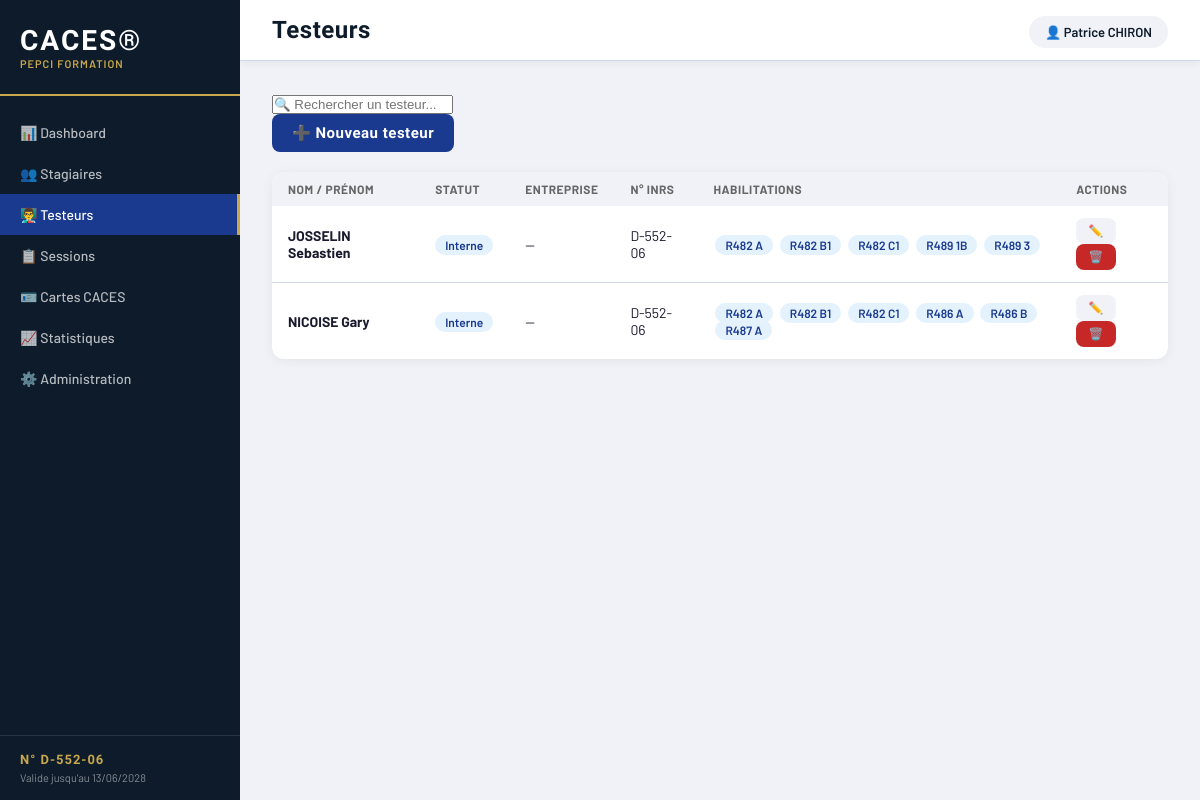
The page /testeurs on the database as committed earlier.
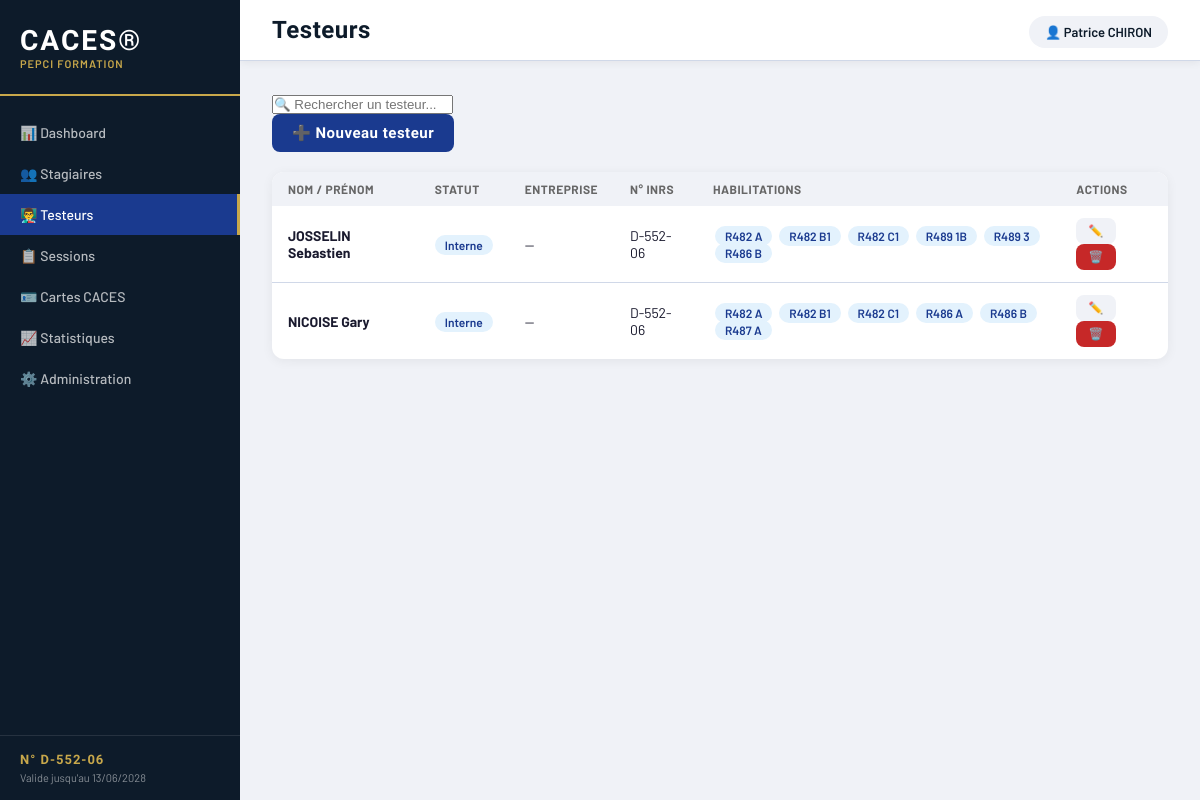
The same page on the database as committed later.
### app/models/testeur.py (models this page shows)
class Testeur(Base):
    __tablename__ = "testeurs"
    id = Column(Integer, primary_key=True, index=True)
    nom = Column(String(100), nullable=False)
    prenom = Column(String(100), nullable=False)
    email = Column(String(200), nullable=True)
    telephone = Column(String(20), nullable=True)
    photo = Column(String(500), nullable=True)
    statut = Column(String(20), default="interne")  # interne / independant / entreprise
    entreprise = Column(String(200), nullable=True)  # si entreprise ou indépendant
    numero_inrs = Column(String(50), nullable=True)
    date_habilitation = Column(Date, nullable=True)
    date_expiration_habilitation = Column(Date, nullable=True)
    visite_medicale = Column(Date, nullable=True)
    formation_continue = Column(Date, nullable=True)
    note = Column(Text, nullable=True)
    date_creation = Column(DateTime, default=datetime.utcnow)
    actif = Column(Boolean, default=True)

### app/models/habilitation_testeur.py (models this page shows)
class HabilitationTesteur(Base):
    __tablename__ = "habilitations_testeurs"
    id = Column(Integer, primary_key=True, index=True)
    testeur_id = Column(Integer, ForeignKey("testeurs.id"), nullable=False)
    testeur = relationship("Testeur")
    famille = Column(String(10), nullable=False)   # R482, R489...
    categorie = Column(String(10), nullable=False)  # A, B1, C1...
    option_pe = Column(Boolean, default=False)
    option_tel = Column(Boolean, default=False)
    date_integration = Column(Date, nullable=False)
    date_expiration = Column(Date, nullable=True)
    actif = Column(Boolean, default=True)

### app/main.py (the view)
@app.get("/testeurs")
def page_testeurs(request: Request):
    db = SessionLocal()
    liste = db.query(Testeur).filter(Testeur.actif == True).all()
    for t in liste:
        t.habilitations = db.query(HabilitationTesteur).filter(
            HabilitationTesteur.testeur_id == t.id,
            HabilitationTesteur.actif == True
        ).all()
    db.close()
    return templates.TemplateResponse(
        request=request,
        name="testeurs.html",
        context={
            "page": "testeurs",
            "testeurs": liste
        }
    )

### templates/testeurs.html (shortened to what this page needs)
{% extends "base.html" %}
{% block title %}Testeurs{% endblock %}
{% block content %}
<div class="toolbar">
    <div class="toolbar-left">
        <input type="text" id="search" placeholder="🔍 Rechercher un testeur..." class="search-input" onkeyup="filtrer()">
    </div>
    <div class="toolbar-right">
        <button class="btn btn-primary" onclick="ouvrirFormulaire()">➕ Nouveau testeur</button>
    </div>
</div>
<div class="card" style="margin-top: 20px;">
    <table class="table" id="tableau">
        <thead>
            <tr>
                <th>Nom / Prénom</th>
                <th>Statut</th>
                <th>Entreprise</th>
                <th>N° INRS</th>
                <th>Habilitations</th>
                <th>Actions</th>
            </tr>
        </thead>
        <tbody id="tbody">
            {% for t in testeurs %}
            <tr>
                <td><strong>{{ t.nom }} {{ t.prenom }}</strong></td>
                <td>
                    {% if t.statut == 'interne' %}
                        <span class="badge blue">Interne</span>
                    {% elif t.statut == 'independant' %}
                        <span class="badge orange">Indépendant</span>
                    {% else %}
                        <span class="badge green">Entreprise</span>
                    {% endif %}
                </td>
                <td>{{ t.entreprise or '—' }}</td>
                <td>{{ t.numero_inrs or '—' }}</td>
                <td>
                    {% for h in t.habilitations %}
                        <span class="badge blue" style="margin:2px;">{{ h.famille }} {{ h.categorie }}</span>
                    {% endfor %}
                </td>
                <td>
                    <button class="btn btn-secondary" style="padding:6px 12px; font-size:12px;"
                        onclick="editer({{ t.id }}, '{{ t.nom }}', '{{ t.prenom }}', '{{ t.statut }}', '{{ t.entreprise or '' }}', '{{ t.numero_inrs or '' }}', '{{ t.email or '' }}', '{{ t.telephone or '' }}')">✏️</button>
                    <button class="btn btn-danger" style="padding:6px 12px; font-size:12px;"
                        onclick="archiver({{ t.id }}, '{{ t.nom }} {{ t.prenom }}')">🗑️</button>
                </td>
            </tr>
            {% endfor %}
        </tbody>
    </table>
</div>
{% endblock %}

Rows that differ between the two databases and show on the page:
added HabilitationTesteur: famille "R486", categorie "B", shown under Testeur "JOSSELIN"
